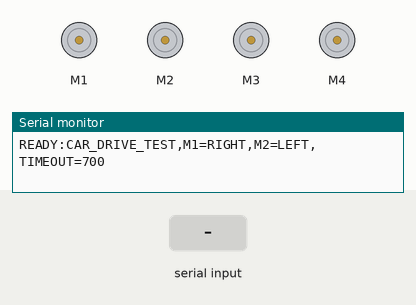
Recording of a sketch running on a simulated Arduino Mega 2560, built with avr-gcc and run on an emulated ATmega2560. Parts: 4 × DC motor (green arrow = forward, orange = backward, longer = faster), the last lines printed to the serial monitor. Inputs (shaded band) come from the test bench.

Above: at 1.2 s.
1.3 s: "F\n" received over Serial
At 1.8 s:
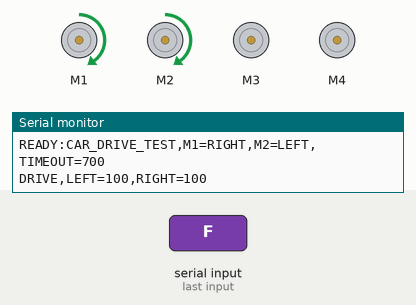
3.5 s: "B\n" received over Serial
At 4.0 s:
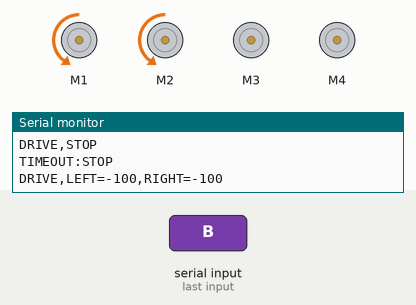
5.7 s: "L\n" received over Serial
At 6.0 s:
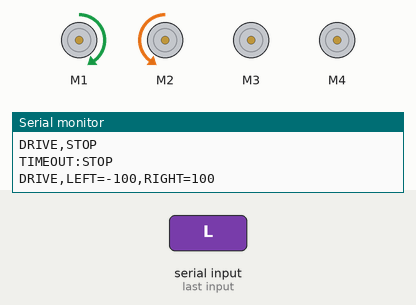
7.9 s: "R\n" received over Serial
At 8.4 s:
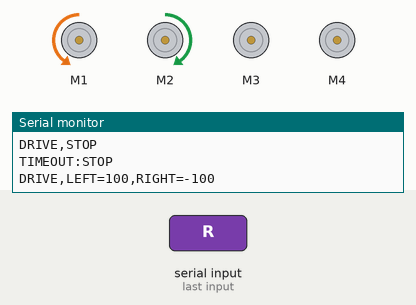
Timing chart, 0 to 10.9 s (numbered marks = the images above; inputs shaded):
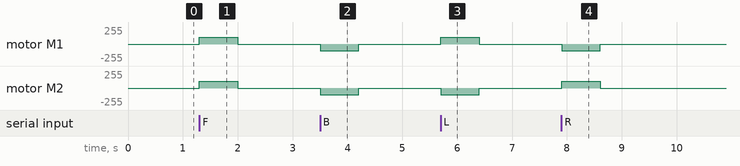

Measured:
- after the input at 1.3 s, motor M1, motor M2: stopped → forward 100/255 at once, → stopped 0.70 s later
- after the input at 3.5 s, motor M1, motor M2: stopped → backward 100/255 at once, → stopped 0.70 s later
- after the input at 5.7 s, motor M1: stopped → forward 100/255 at once, → stopped 0.70 s later; motor M2: stopped → backward 100/255 at once, → stopped 0.70 s later
- after the input at 7.9 s, motor M1: stopped → backward 100/255 at once, → stopped 0.70 s later; motor M2: stopped → forward 100/255 at once, → stopped 0.70 s later

The sketch:

car_drive_test_m3_m4.ino
```cpp
/*
  Whole-car drive test: Arduino Mega + Motor Shield V1/L293D.

  Active outputs:
    M1 = right-side motor
    M2 = left-side motor
    M3/M4 = unused and always released

  Serial commands at 9600 baud (each followed by a newline):
    F / B / L / R / STOP
    SPD,0..255              set test PWM
    M,leftPWM,rightPWM      direct side test (-255..255)

  A command must arrive at least once every 700 ms while moving. The Pi test
  page does this automatically; a disconnected browser therefore stops safely.
*/
#include <AFMotor.h>
#include <ctype.h>
#include <stdlib.h>
#include <string.h>

// Start conservatively for the first wheels-off-ground test; adjust with SPD.
const uint8_t DEFAULT_PWM = 100;
const unsigned long COMMAND_TIMEOUT_MS = 700UL;
const unsigned long REVERSE_PAUSE_MS = 80UL;

// Change either sign to -1 only if that physical side moves backward on F.
const int8_t LEFT_FORWARD_SIGN = 1;
const int8_t RIGHT_FORWARD_SIGN = 1;

AF_DCMotor motor1(1);  // right side
AF_DCMotor motor2(2);  // left side
AF_DCMotor motor3(3);  // unused
AF_DCMotor motor4(4);  // unused

int currentLeft = 0;
int currentRight = 0;
uint8_t testPwm = DEFAULT_PWM;
unsigned long lastCommandMs = 0;
bool timeoutStopped = true;

int clampPwm(int value) { return constrain(value, -255, 255); }

void applyOne(AF_DCMotor &motor, int value) {
  value = clampPwm(value);
  motor.setSpeed((uint8_t)abs(value));
  if (value > 0) motor.run(FORWARD);
  else if (value < 0) motor.run(BACKWARD);
  else motor.run(RELEASE);
}

void stopDrive(bool announce = true) {
  motor1.setSpeed(0); motor2.setSpeed(0);
  motor3.setSpeed(0); motor4.setSpeed(0);
  motor1.run(RELEASE); motor2.run(RELEASE);
  motor3.run(RELEASE); motor4.run(RELEASE);
  currentLeft = currentRight = 0;
  if (announce) Serial.println(F("DRIVE,STOP"));
}

void applySides(int left, int right) {
  left = clampPwm(left);
  right = clampPwm(right);
  const bool reversesLeft = currentLeft != 0 && left != 0 && ((currentLeft > 0) != (left > 0));
  const bool reversesRight = currentRight != 0 && right != 0 && ((currentRight > 0) != (right > 0));
  if (reversesLeft || reversesRight) {
    stopDrive(false);
    delay(REVERSE_PAUSE_MS);
  }

  // M1 is physically right, M2 physically left.
  applyOne(motor1, right * RIGHT_FORWARD_SIGN);
  applyOne(motor2, left * LEFT_FORWARD_SIGN);
  currentLeft = left;
  currentRight = right;

  Serial.print(F("DRIVE,LEFT=")); Serial.print(left);
  Serial.print(F(",RIGHT=")); Serial.println(right);
}

bool parseInteger(const char *text, int &out) {
  if (text == nullptr || *text == '\0') return false;
  char *end = nullptr;
  const long value = strtol(text, &end, 10);
  if (*end != '\0' || value < -255 || value > 255) return false;
  out = (int)value;
  return true;
}

void executeCommand(char *line) {
  for (char *p = line; *p; ++p) *p = (char)toupper(*p);
  if (strcmp(line, "STOP") == 0 || strcmp(line, "S") == 0) {
    stopDrive();
    timeoutStopped = true;
  } else if (strcmp(line, "F") == 0) {
    applySides(testPwm, testPwm);
  } else if (strcmp(line, "B") == 0) {
    applySides(-testPwm, -testPwm);
  } else if (strcmp(line, "L") == 0) {
    applySides(-testPwm, testPwm);
  } else if (strcmp(line, "R") == 0) {
    applySides(testPwm, -testPwm);
  } else if (strncmp(line, "SPD,", 4) == 0) {
    int value;
    if (parseInteger(line + 4, value) && value >= 0) {
      testPwm = (uint8_t)value;
      Serial.print(F("DRIVE,PWM=")); Serial.println(testPwm);
    } else Serial.println(F("ERR:SPD must be 0..255"));
  } else if (strncmp(line, "M,", 2) == 0) {
    char *comma = strchr(line + 2, ',');
    int left, right;
    if (comma != nullptr) {
      *comma = '\0';
      if (parseInteger(line + 2, left) && parseInteger(comma + 1, right)) applySides(left, right);
      else Serial.println(F("ERR:M,left,right"));
    } else Serial.println(F("ERR:M,left,right"));
  } else if (strcmp(line, "STATUS") == 0) {
    Serial.print(F("STATUS,LEFT=")); Serial.print(currentLeft);
    Serial.print(F(",RIGHT=")); Serial.println(currentRight);
  } else {
    Serial.println(F("ERR: use F,B,L,R,STOP,SPD,n,M,left,right,STATUS"));
    return;
  }
  lastCommandMs = millis();
  if (strcmp(line, "STOP") != 0 && strcmp(line, "S") != 0) timeoutStopped = false;
}

void setup() {
  Serial.begin(9600);
  stopDrive(false);
  lastCommandMs = millis();
  Serial.println(F("READY:CAR_DRIVE_TEST,M1=RIGHT,M2=LEFT,TIMEOUT=700"));
}

void loop() {
  static char buffer[48];
  static uint8_t length = 0;
  while (Serial.available() > 0) {
    const char c = (char)Serial.read();
    if (c == '\n' || c == '\r') {
      if (length > 0) { buffer[length] = '\0'; executeCommand(buffer); length = 0; }
    } else if (length < sizeof(buffer) - 1) {
      buffer[length++] = c;
    } else {
      length = 0; stopDrive(); Serial.println(F("ERR:COMMAND_TOO_LONG"));
    }
  }

  if (!timeoutStopped && millis() - lastCommandMs > COMMAND_TIMEOUT_MS) {
    stopDrive();
    timeoutStopped = true;
    Serial.println(F("TIMEOUT:STOP"));
  }
}
```
